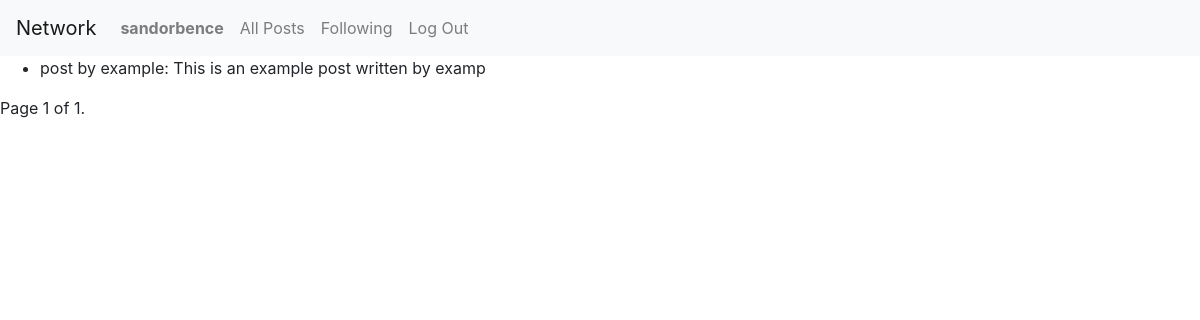
Before: /following (signed in) with the older database file.
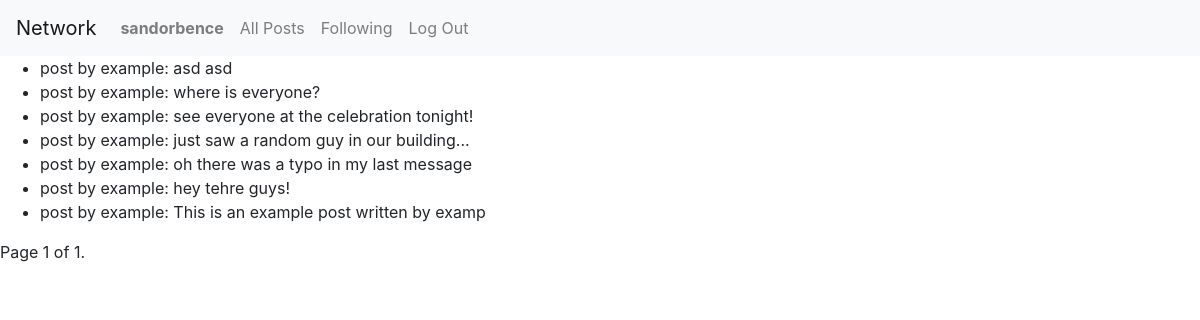
After: the same page with the newer database file.
### network/models.py (models this page shows, shortened)
class User(AbstractUser):
    followers = models.ManyToManyField(
        "self", symmetrical=False, related_name="following")

class Post(models.Model):
    user = models.ForeignKey(
        User, on_delete=models.CASCADE, related_name="posts")
    text = models.CharField(max_length=500)
    date = models.DateTimeField(auto_now_add=True)
    def __str__(self):
        return f"post by {self.user.username}: {self.text[:40]}"

### network/views.py (the view)
# urls.py: path("following", views.following, name="following"),
@login_required
def following(request):
    posts = Post.objects.filter(user__in=[user for user in request.user.following.all()]).order_by("-date")
    paginator = Paginator(posts, 10)
    page_number = request.GET.get("page")
    page_obj = paginator.get_page(page_number)
    return render(request, "network/following.html", {
        "page_obj": page_obj
    })

### network/templates/network/following.html (shortened to what this page needs)
{% extends "network/layout.html" %}
{% load static %}
{% block body %}
<div id="posts-container">
    <ul>
        {% for post in page_obj %}
        <li>{{ post }}</li>
        {% endfor %}
    </ul>
</div>
<div class="pagination-container">
    <ul class="pagination">
        <span class="current">
            Page {{ page_obj.number }} of {{ page_obj.paginator.num_pages }}.
        </span>
    </ul>
</div>
{% endblock %}

### network/templates/network/layout.html (shortened to what this page needs)
{% load static %}
<!DOCTYPE html>
<html lang="en">
    <head>
        <link rel="stylesheet" href="https://stackpath.bootstrapcdn.com/bootstrap/4.4.1/css/bootstrap.min.css">
        <link href="{% static 'network/styles.css' %}" rel="stylesheet">
    </head>
    <body>
        <nav class="navbar navbar-expand-lg navbar-light bg-light">
            <a class="navbar-brand" href="{% url 'index' %}">Network</a>
            <div>
              <ul class="navbar-nav mr-auto">
                {% if user.is_authenticated %}
                    <li class="nav-item">
                        <a class="nav-link" href="{% url 'user_profile' request.user %}"><strong>{{ request.user.username }}</strong></a>
                    </li>
                {% endif %}
                <li class="nav-item">
                  <a class="nav-link" href="{% url 'index' %}">All Posts</a>
                </li>
                {% if user.is_authenticated %}
                    <li class="nav-item">
                        <a class="nav-link" href="{% url 'following' %}">Following</a>
                    </li>
                    <li class="nav-item">
                        <a class="nav-link" href="{% url 'logout' %}">Log Out</a>
                    </li>
                {% endif %}
              </ul>
            </div>
          </nav>
        <div class="body">
            {% block body %}
            {% endblock %}
        </div>
    </body>
</html>

Changed rows visible on the page:
added Post: user+text "post by example: asd asd"
added Post: user+text "post by example: where is everyone?"
added Post: user+text "post by example: see everyone at the celebration tonight!"
added Post: user+text "post by example: just saw a random guy in our building..."
added Post: user+text "post by example: oh there was a typo in my last message"
added Post: user+text "post by example: hey tehre guys!"
